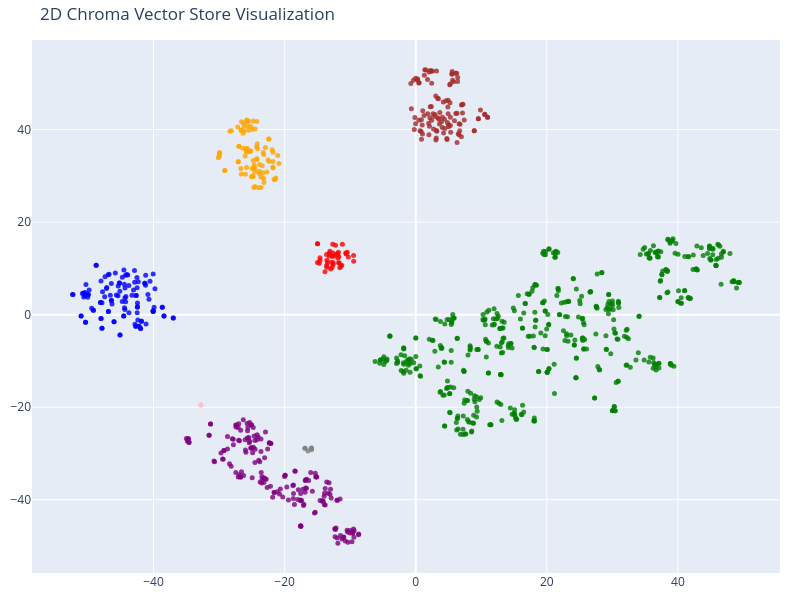

The cell this chart's notebook holds for it:
### Code cell
# We humans find it easier to visalize things in 2D!
# Reduce the dimensionality of the vectors to 2D using t-SNE
# (t-distributed stochastic neighbor embedding)

tsne = TSNE(n_components=2, random_state=42)
reduced_vectors = tsne.fit_transform(vectors)

# Create the 2D scatter plot
fig = go.Figure(data=[go.Scatter(
    x=reduced_vectors[:, 0],
    y=reduced_vectors[:, 1],
    mode='markers',
    marker=dict(size=5, color=colors, opacity=0.8),
    text=[f"Type: {t}<br>Text: {d[:100]}..." for t, d in zip(doc_types, documents)],
    hoverinfo='text'
)])

fig.update_layout(title='2D Chroma Vector Store Visualization',
    scene=dict(xaxis_title='x',yaxis_title='y'),
    width=800,
    height=600,
    margin=dict(r=20, b=10, l=10, t=40)
)

fig.show()

### Figure 1 — Plotly figure (JSON) as saved in the notebook; plotly's stock layout.template omitted (floating-point values rounded to 4 significant figures; data arrays with more than 128 entries replaced by an {"elided": "..."} marker saying what was removed)
{"data": [{"hoverinfo": "text", "marker": {"color": {"elided": "1041 str values"}, "opacity": 0.8, "size": 5}, "mode": "markers", "text": {"elided": "1041 str values"}, "type": "scatter", "x": {"elided": "1041 float values"}, "y": {"elided": "1041 float values"}}], "layout": {"height": 600, "margin": {"b": 10, "l": 10, "r": 20, "t": 40}, "scene": {"xaxis": {"title": {"text": "x"}}, "yaxis": {"title": {"text": "y"}}}, "title": {"text": "2D Chroma Vector Store Visualization"}, "width": 800}}
